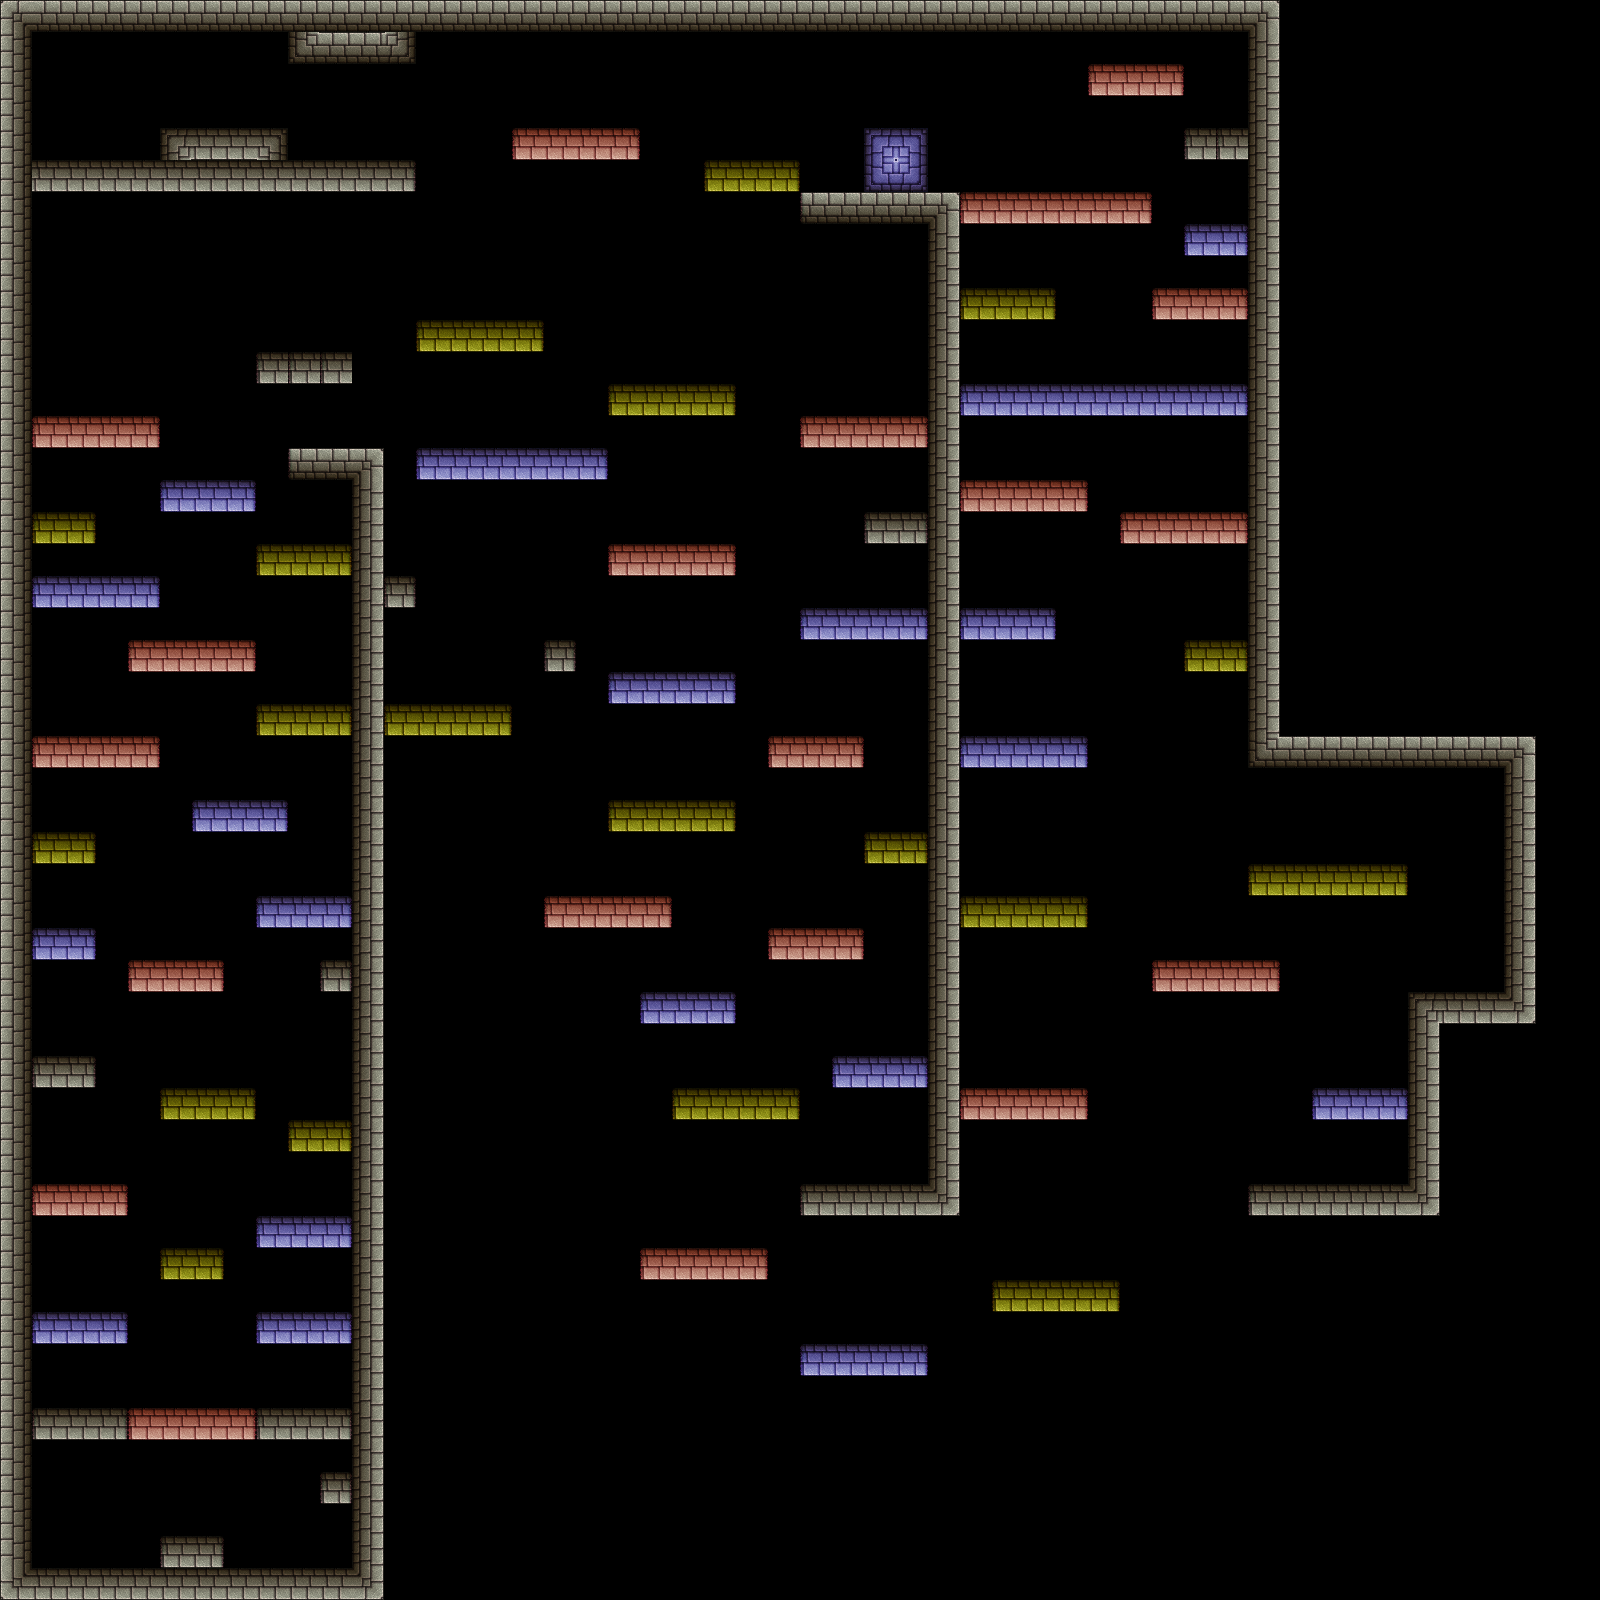

Rendered tile map (Tiled .tmx) drawn with the repository's tilesets; below, a short description and the map source with its tile grids summarised:
An orthogonal 50x50 tile map with 32x32 px tiles, 7 tile layers (static, red, blue, yellow, ...) and 2 objects (character, exit).

<map version="1.0" orientation="orthogonal" renderorder="right-down" width="50" height="50" tilewidth="32" tileheight="32" nextobjectid="75">
 <properties>
  <property name="bronze" value="1000" />
  <property name="deaths" value="5" />
  <property name="gold" value="6000" />
  <property name="index" value="2" />
  <property name="silver" value="3000" />
  <property name="time" value="300" />
 </properties>
 <tileset firstgid="1" name="walls1_0" tilewidth="32" tileheight="32">
  <image source="walls1_0.png" width="448" height="512" />
 </tileset>
 <layer name="static" width="50" height="50">
  <data>[2500 cells, 268 non-empty, 16 distinct tile ids]</data>
 </layer>
 <layer name="red" width="50" height="50">
  <data>[2500 cells, 35 non-empty, 4 distinct tile ids]</data>
 </layer>
 <objectgroup name="character">
  <object id="73" name="character" x="32" y="1504" width="32" height="64" />
 </objectgroup>
 <layer name="blue" width="50" height="50">
  <data>[2500 cells, 47 non-empty, 3 distinct tile ids]</data>
 </layer>
 <layer name="yellow" width="50" height="50">
  <data>[2500 cells, 29 non-empty, 3 distinct tile ids]</data>
 </layer>
 <layer name="yellow_deactivated" width="50" height="50">
  <data>[2500 cells, 31 non-empty, 3 distinct tile ids]</data>
 </layer>
 <layer name="red_deactivated" width="50" height="50">
  <data>[2500 cells, 44 non-empty, 3 distinct tile ids]</data>
 </layer>
 <layer name="blue_deactivated" width="50" height="50">
  <data>[2500 cells, 26 non-empty, 7 distinct tile ids]</data>
 </layer>
 <objectgroup name="exit">
  <object id="74" name="exit" x="32" y="96" width="64" height="64">
   <properties>
    <property name="next" value="3" />
   </properties>
  </object>
 </objectgroup>
</map>
